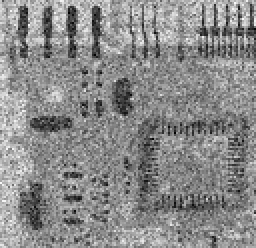
%> input picture Lab4/Q4_1_3.tiff, 128 x 124 px, shrunk from 455 x 440 before the run (shown 2 times larger)
$ octave Q413_11510714.m   (GNU Octave 9; MATLAB toolbox functions it lacks are replaced by stand-ins)
%> lines starting %> are read from the running program, lines starting %| are printed output that depends on the picture
% salt-and-pepper noise
% median
I=imread('Q4_1_3.tiff');
%> I is the input picture: size 124x128 uint8; min 0, max 251, mean 138.1
InputImage=double(I);
[M,N]=size(InputImage);
%> M = 124; N = 128
fp=padarray(InputImage,[round(M/2),round(N/2)]); % padded image
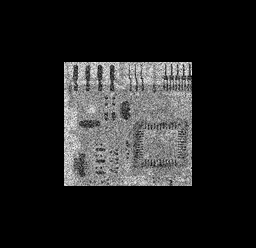
%> fp: size 248x256 double; min 0, max 251, mean 34.5

cent=ones(size(fp));
for i=1:M*2
    for j=1:N*2
        if rem(i+j,2)==1
            cent(i,j)=-1;
        end
    end
end
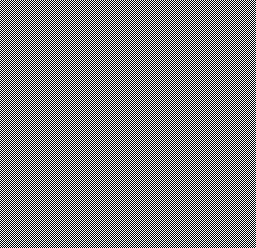
%> cent: size 248x256 double; values -1 (black) and 1 (white), 50% white in thin lines or dots
F=fft2(fp.*cent);

% median filter
win=[5,5];
a=(win(1)-1)/2;
b=(win(2)-1)/2;
fp=padarray(InputImage,[a,b]);
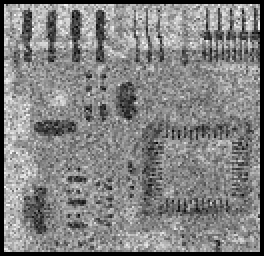
%> fp: size 128x132 double (shown 2 times larger); min 0, max 251, mean 129.8

f=zeros(M,N);
for i=a+1:M+a
    for j=b+1:N+b
        win=fp((i-a:i+a),(j-b:j+b));
        f(i,j)=median(median(win));
    end
end
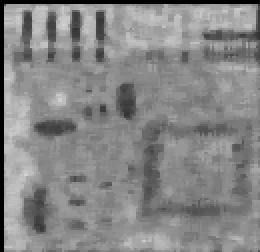
%> f: size 126x130 double (shown 2 times larger); min 0, max 212, mean 134.3
OutputImage=uint8(f);

figure
subplot 221
imshow(uint8(I))
title('Input Image')
subplot 222
imshow(uint8(10*log2(1+abs(F))))
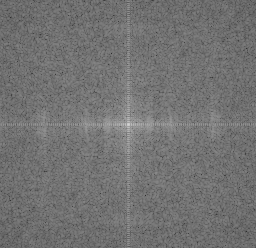
%> displayed picture: size 248x256, on the screen's scale of 0 to 255; min 44, max 211, mean 114.2
title('Frequency Domain')
subplot 223
histogram(I)
title('Input Image Histogram')
subplot 224
imshow(OutputImage)
title('Output Image')
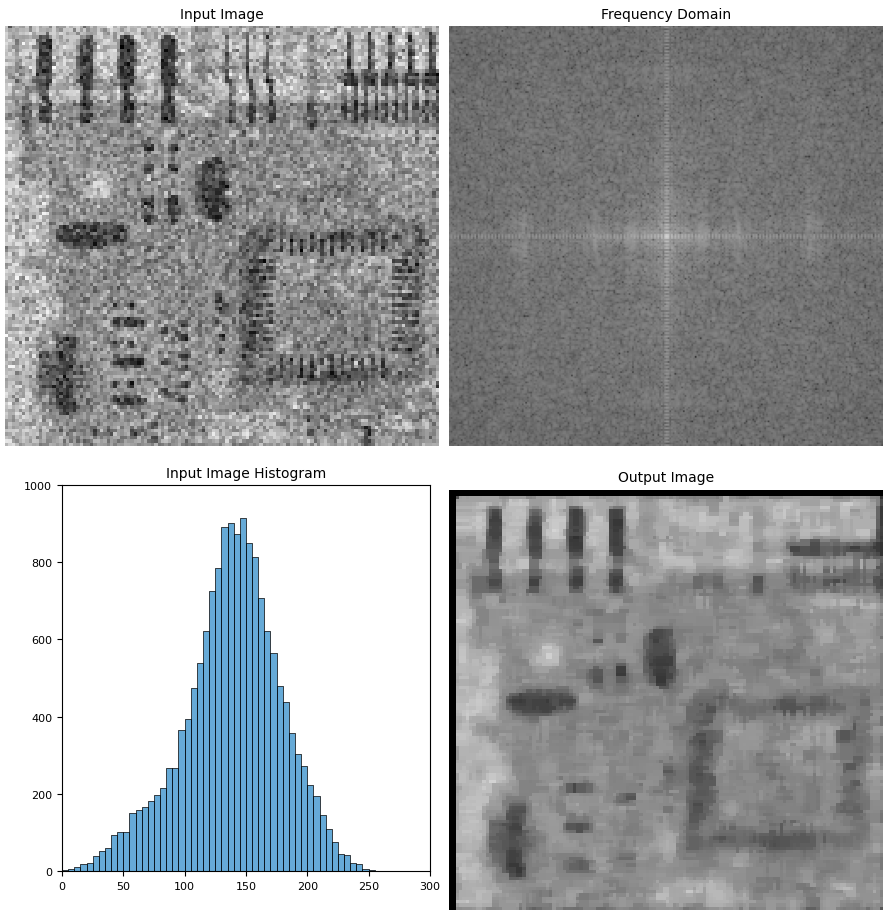
%> figure redrawn from the program's plot data, 4 panels

$ run again, with Lab4/Q4_1_1.tiff copied over Lab4/Q4_1_3.tiff
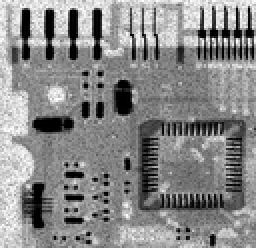
%> input picture Lab4/Q4_1_1.tiff, 128 x 124 px, shrunk from 464 x 448 before the run (shown 2 times larger)
%> I is the input picture: size 124x128 uint8; min 0, max 255, mean 135.9
%> after the loop `for i=a+1:M+a`:
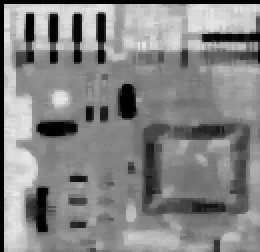
%> f: size 126x130 double (shown 2 times larger); min 0, max 234, mean 132.8
%> `title('Output Image')`:
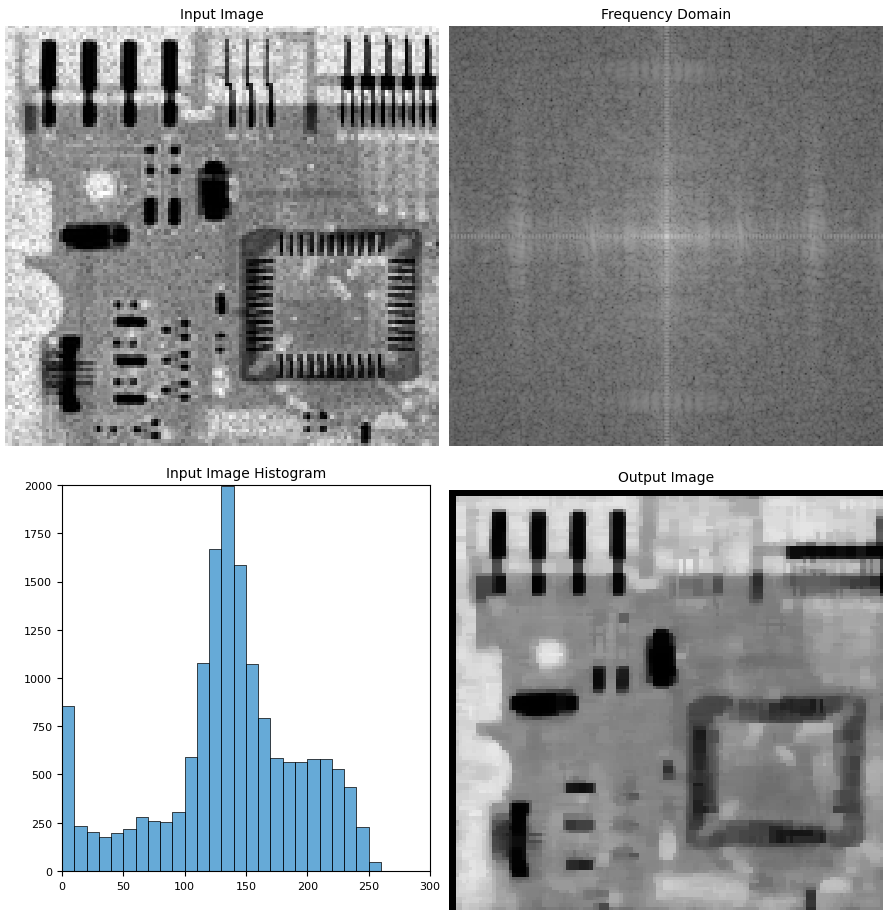
%> figure redrawn from the program's plot data, 4 panels
